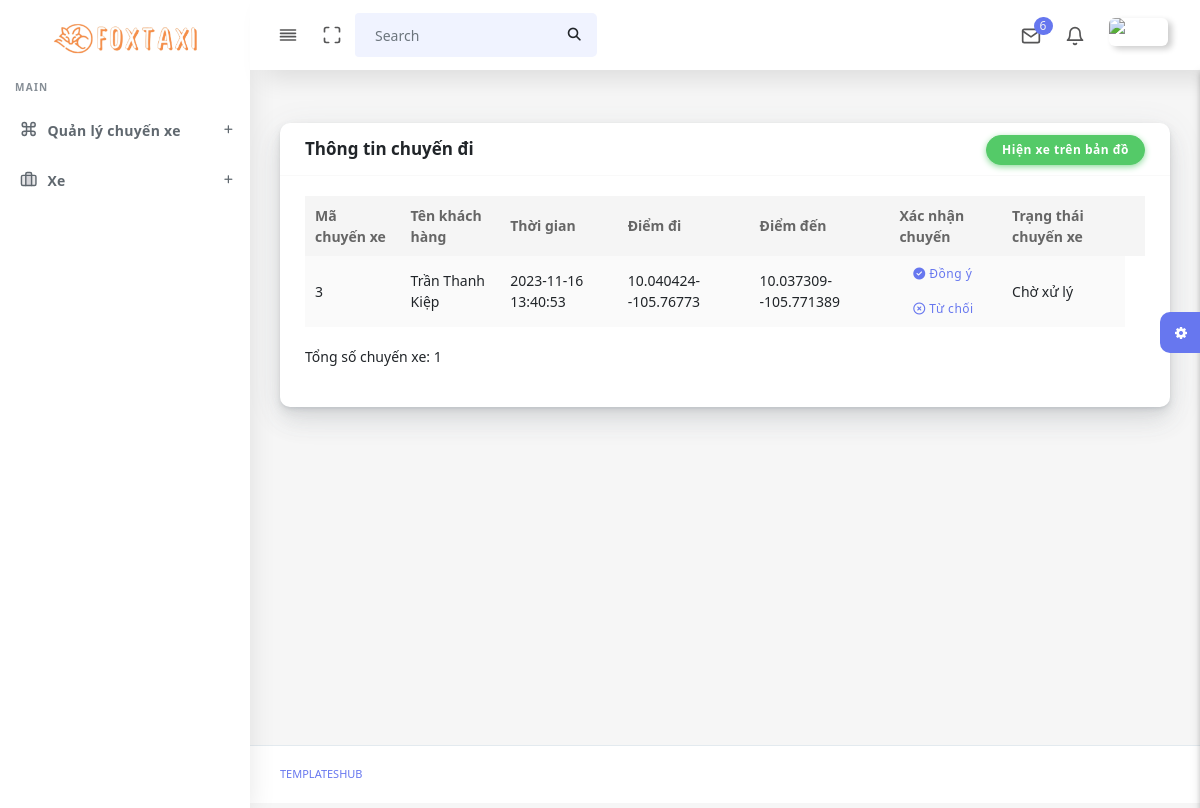
Before: /taixe/xacnhanchuyendi.php (signed in) with the older database file.
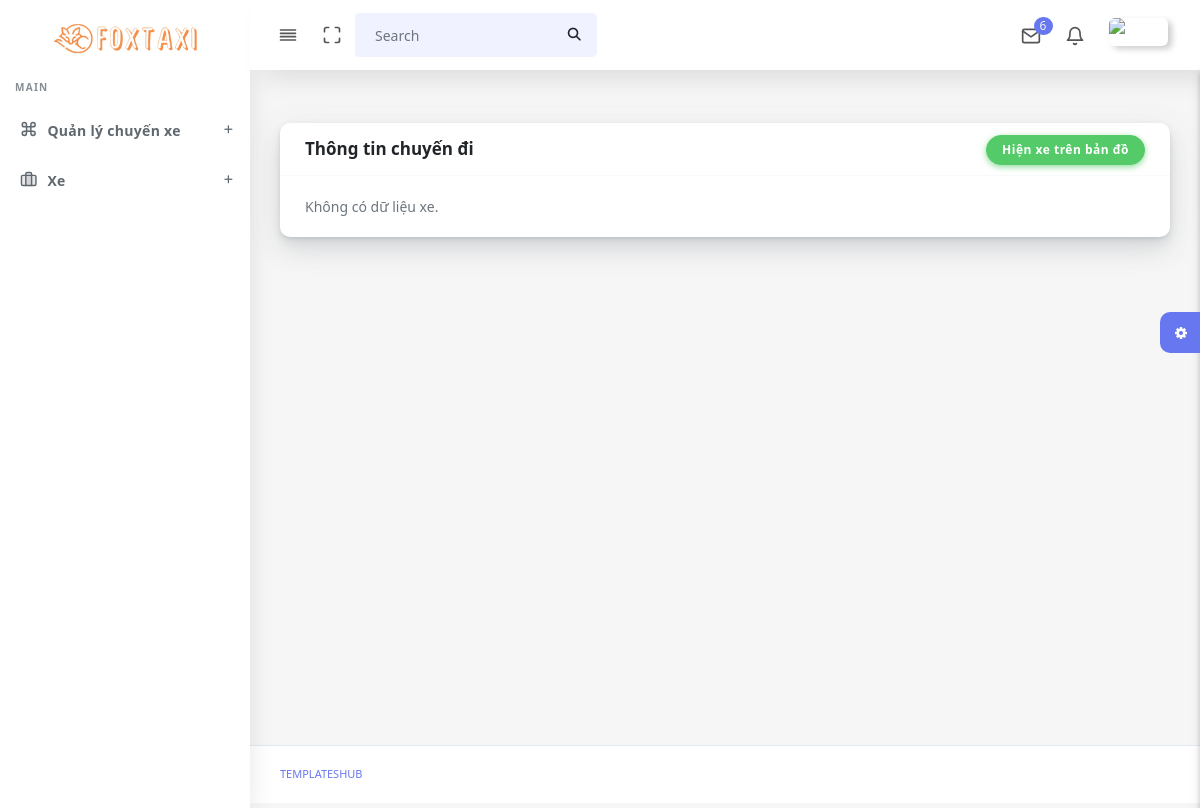
After: the same page with the newer database file.
### tables this page shows
CREATE TABLE `chuyenxe` (
  `CX_MA` int(11) NOT NULL,
  `KH_MA` int(11) NOT NULL,
  `TX_MA` int(11) NOT NULL,
  `TD_DATE` datetime NOT NULL,
  `CX_SOKM` float NOT NULL,
  `CX_THANHTIEN` float(8,2) NOT NULL,
  `CX_TDDIEMDI_X` text NOT NULL,
  `CX_TDDIEMDI_Y` text NOT NULL,
  `CX_TDDIEMDEN_X` text NOT NULL,
  `CX_TDDIEMDEN_Y` text NOT NULL,
  `CX_TRANGTHAI` int(1) DEFAULT 0
);

CREATE TABLE `khachhang` (
  `KH_MA` int(11) NOT NULL,
  `QH_MA` int(11) NOT NULL,
  `KH_TEN` varchar(50) NOT NULL,
  `KH_SDT` varchar(10) NOT NULL,
  `KH_EMAIL` varchar(30) NOT NULL,
  `KH_USERNAME` varchar(30) NOT NULL,
  `KH_PASSWORD` varchar(100) NOT NULL,
  `KH_GIOITINH` tinyint(1) NOT NULL
);

### taixe/xacnhanchuyendi.php (the view, shortened to what this page needs)
<!DOCTYPE html>
<html lang="en">
<?php
  include("connect.php");
  include('head.php');
?>
<body>
  <div id="app">
    <div class="main-wrapper main-wrapper-1">
      <div class="navbar-bg"></div>
      <?php
        include('navbar.php');
        include('sidebar.php');
      ?>
      <div class="main-content">
        <section class="section">
          <div class="section-body">
            <div class="row">
            <div class="col-12">
        <div class="card">
            <div class="card-header" style="display: flex; flex-direction: row; justify-content: space-between;">
                <h4>Thông tin chuyến đi</h4>
                <a href="hiendanhsachxetrenbando.php"><button class="btn btn-success" >Hiện xe trên bản đồ</button></a>
            </div>
            <div class="card-body">
                <div class="table-responsive">
                  <?php
                  $sql = "SELECT chuyenxe.*, khachhang.*, taixe.*
                          FROM chuyenxe
                          INNER JOIN khachhang ON chuyenxe.KH_MA = khachhang.KH_MA
                          INNER JOIN taixe ON chuyenxe.TX_MA = taixe.TX_MA
                          WHERE CX_TRANGTHAI = '0' AND TX_USERNAME = '".$_SESSION["username"]."'";
                  $result = $conn->query($sql);
            if ($result->num_rows > 0) {
                echo '<table class="table table-striped table-hover" id="tableExport" style="width:100%;">';
                echo '<thead>';
                echo '<tr>';
                echo '<th>Mã chuyến xe</th>';
                echo '<th>Tên khách hàng</th>';
                echo '<th>Thời gian</th>';
                echo '<th>Điểm đi</th>';
                echo '<th>Điểm đến</th>';
                echo '<th>Xác nhận chuyến</th>';
                echo '<th>Trạng thái chuyến xe</th>';
                echo '<th></th>';
                echo '</tr>';
                echo '</thead>';
                echo '<tbody>';
                $totalXe = 0;
                while ($row = $result->fetch_assoc()) {
                  echo "<tr>
                          <td>" . $row["CX_MA"] . "</td>
                          <td>" . $row["KH_TEN"] . "</td>
                          <td>" . $row["TD_DATE"] . "</td>
                          <td>" . $row["CX_TDDIEMDI_X"] ."--". $row["CX_TDDIEMDI_Y"] . "</td>
                          <td>" . $row["CX_TDDIEMDEN_X"] ."--". $row["CX_TDDIEMDEN_Y"] . "</td>
                          <td>
                              <form action='' method='post'>
                                  <input type='hidden' name='dongycxid' value='" . $row["CX_MA"] . "'>
                                  <button class='btn btn-link' type='submit'><i class='fa-solid fa-circle-check'></i> Đồng ý</button>
                              </form>
                              <form action='' method='post'>
                                  <input type='hidden' name='tuchoicxid' value='" . $row["CX_MA"] . "'>
                                  <button class='btn btn-link' type='submit'><i class='fa-regular fa-circle-xmark'></i> Từ chối</button>
                              </form>
                          </td>
                          <td>";
                  if ($row["CX_TRANGTHAI"] == 0) {
                      echo "Chờ xử lý";
                  } elseif ($row["CX_TRANGTHAI"] == 1) {
                      echo "Đang thực hiện";
                  } elseif ($row["CX_TRANGTHAI"] == 2) {
                      echo "Đã từ chối";
                  } elseif ($row["CX_TRANGTHAI"] == 3) {
                      echo "Đã hoàn thành";
                  }
                  echo "</td>
                        </tr>";
                  $totalXe++;
              }
              echo '</tbody>';
              echo '</table>';
              echo "<p>Tổng số chuyến xe: $totalXe</p>";
          } else {
              echo "Không có dữ liệu xe.";
          }
          ?>
                </div>
            </div>
        </div>
    </div>
            </div>
          </div>
        </section>
        <div class="settingSidebar">
          <a href="javascript:void(0)" class="settingPanelToggle"> <i class="fa fa-spin fa-cog"></i>
          </a>
        </div>
      </div>
      <footer class="main-footer">
        <div class="footer-left">
          <a href="templateshub.net">Templateshub</a></a>
        </div>
      </footer>
    </div>
  </div>
</body>
</html>

Changed rows visible on the page:
no longer on this page (row edited): chuyenxe: CX_MA "3", KH_MA.KH_TEN "Trần Thanh Kiệp", TD_DATE "2023-11-16 13:40:53", CX_TDDIEMDI_X "10.040424", CX_TDDIEMDI_Y "105.76773", CX_TDDIEMDEN_X "10.037309", CX_TDDIEMDEN_Y "105.771389", CX_TRANGTHAI "Chờ xử lý"
Other visible differences:
$totalXe: "1" → (not shown)
text no longer shown: "Mã chuyến xe Tên khách hàng Thời gian Điểm đi Điểm đến Xác nhận chuyến Trạng thái chuyến xe Tổng số chuyến xe:"
text now shown: "Không có dữ liệu xe."
